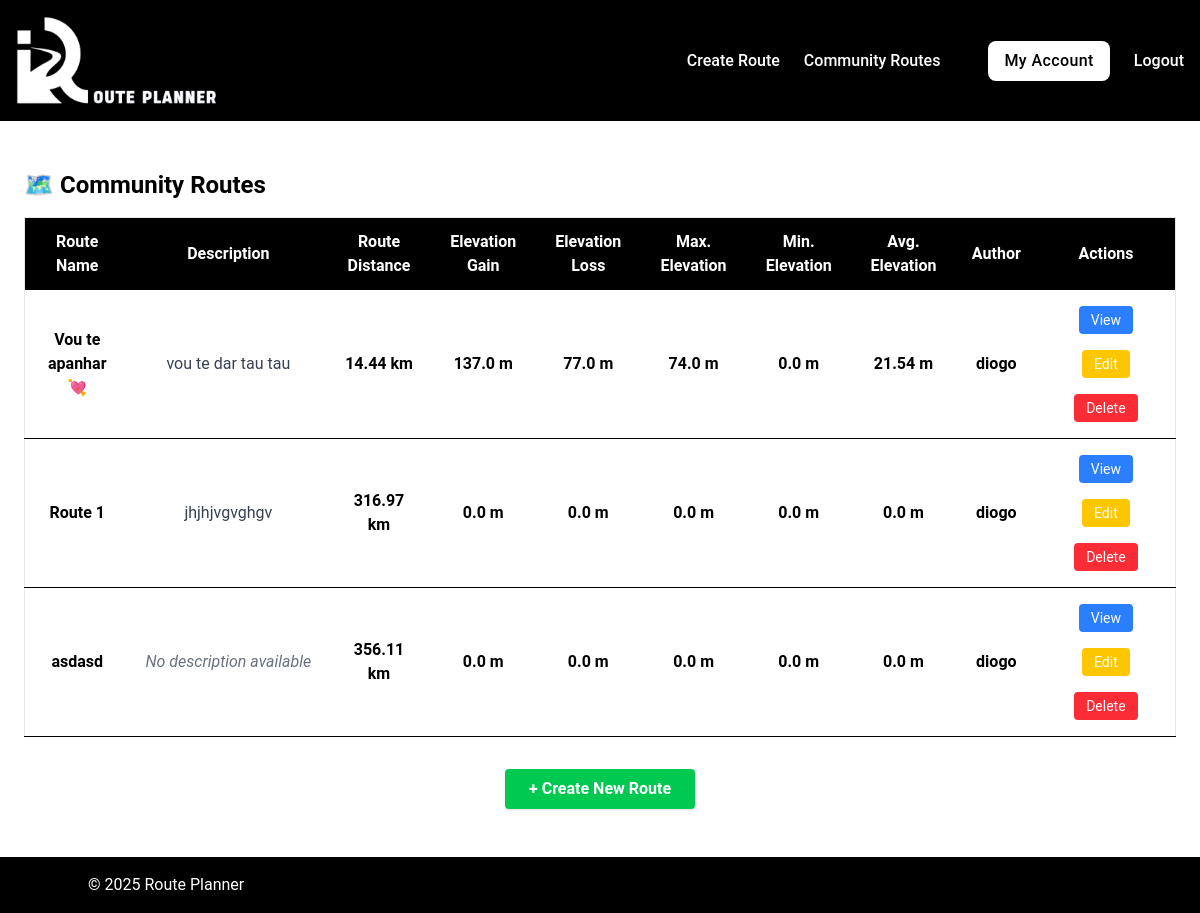
Page /routes (signed in) on the earlier database version.
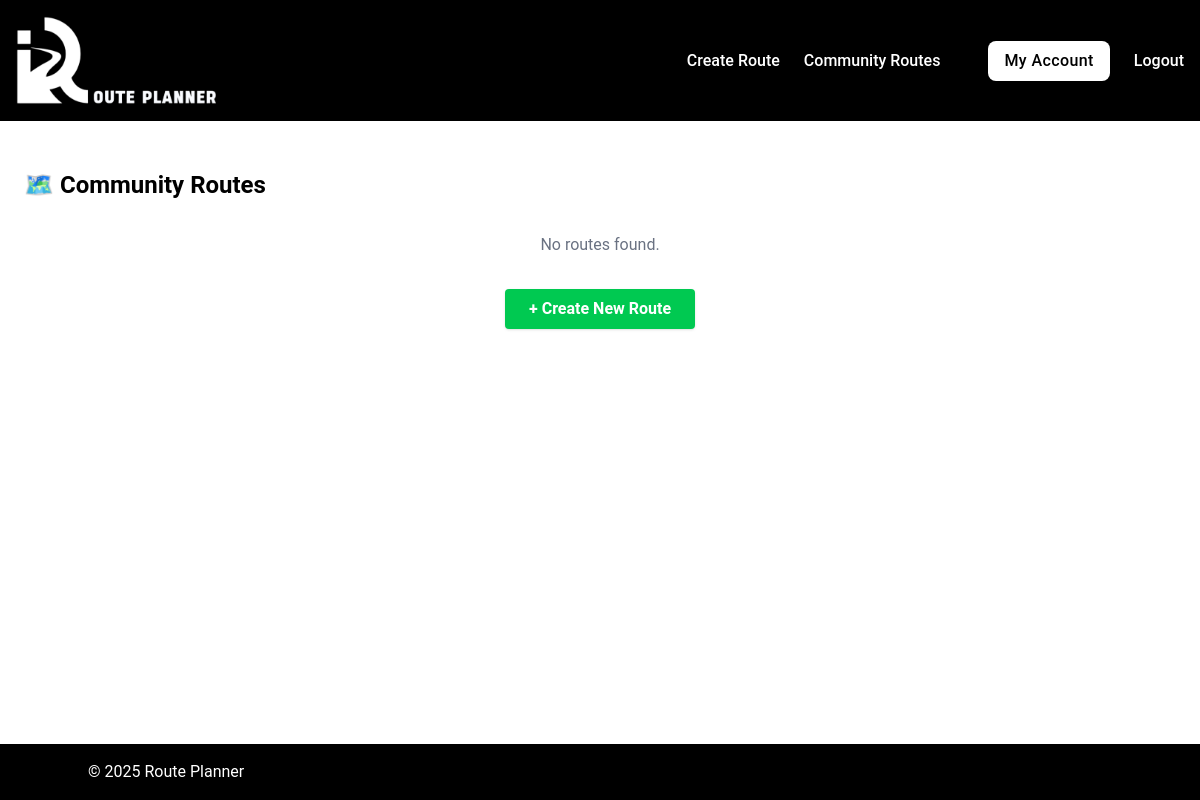
Same page on the later database version.
### tables this page shows
CREATE TABLE routes (
id INTEGER PRIMARY KEY,
user_id INTEGER NOT NULL,
name TEXT NOT NULL,
description TEXT,
coordinates TEXT NOT NULL, elevation_gain REAL DEFAULT 0, elevation_loss REAL DEFAULT 0, max_elevation REAL DEFAULT 0, min_elevation REAL DEFAULT 0, avg_elevation REAL DEFAULT 0, total_distance REAL DEFAULT 0, map_image_url TEXT,
FOREIGN KEY (user_id) REFERENCES users(id)
);

CREATE TABLE users (
id INTEGER PRIMARY KEY,
username TEXT NOT NULL UNIQUE,
email TEXT NOT NULL UNIQUE,
password TEXT NOT NULL
, profile_picture TEXT DEFAULT NULL);

### app.py (the view)
@app.route("/routes")
@login_required
def all_routes():
    routes = query_db("""
        SELECT routes.*, users.username, users.id
        FROM routes
        JOIN users ON routes.user_id = users.id
    """)
    user_id = session.get("user_id")
    return render_template(
        "routes/all_routes.html",
        routes = routes,
        user_id = user_id
        )

### helpers.py (called while the page is built)
def get_db():
    db = getattr(g, "_database", None)
    if db is None:
        db = g._database = sqlite3.connect(DATABASE)
        db.row_factory = sqlite3.Row # Allows accessing columns by name
    return db

def close_connection(exception):
    db = getattr(g, "_database", None)
    if db is not None:
        db.close()

def query_db(query, args = (), commit = False):
    connection = get_db()
    current = connection.cursor()
    current.execute(query, args)
    if commit:
        connection.commit()
    else:
        return current.fetchall()

def login_required(f):
    @wraps(f)
    def decorated_function(*args, **kwargs):
        if "user_id" not in session:
            flash("Please log in to access this page.", "error")
            return redirect("/login")
        return f(*args, **kwargs)
    return decorated_function

### templates/routes/all_routes.html (shortened to what this page needs)
{% extends "base.html" %}
{% block main %}
  <div class="max-w-7xl mx-auto my-[2%] p-6">
    <h2 class="text-2xl font-bold mb-4">
      🗺️ Community Routes
    </h2>
    {% if routes %}
      <div class="overflow-x-auto">
        <table class="min-w-full bg-white border border-gray-200">
          <thead class="bg-black text-white sticky top-0 z-10">
            <tr>
              <th class="py-3 px-4 text-center">Route Name</th>
              <th class="py-3 px-4 text-center">Description</th>
              <th class="py-3 px-4 text-center">Route Distance</th>
              <th class="py-3 px-4 text-center">Elevation Gain</th>
              <th class="py-3 px-4 text-center">Elevation Loss</th>
              <th class="py-3 px-4 text-center hidden sm:table-cell">Max. Elevation</th>
              <th class="py-3 px-4 text-center hidden sm:table-cell">Min. Elevation</th>
              <th class="py-3 px-4 text-center hidden md:table-cell">Avg. Elevation</th>
              <th class="py-3 px-4 text-center hidden sm:table-cell">Author</th>
              <th class="py-3 px-4 text-center">Actions</th>
            </tr>
          </thead>
          <tbody>
            {% for route in routes %}
              <tr class="border-b hover:bg-blue-50 text-center">
                <td class="py-2 px-4 font-semibold">{{ route.name }}</td>
                <td class="py-2 px-4 truncate max-w-xs text-gray-700">
                  {% if route.description %}
                    {{ route.description }}
                  {% else %}
                    <span class="text-gray-500 italic">No description available</span>
                  {% endif %}
                </td>
                <td class="py-2 px-4 font-semibold">{{ route.total_distance }} km</td>
                <td class="py-2 px-4 font-semibold">{{ route.elevation_gain }} m</td>
                <td class="py-2 px-4 font-semibold">{{ route.elevation_loss }} m</td>
                <td class="py-2 px-4 font-semibold hidden sm:table-cell">{{ route.max_elevation }} m</td>
                <td class="py-2 px-4 font-semibold hidden sm:table-cell">{{ route.min_elevation }} m</td>
                <td class="py-2 px-4 font-semibold hidden md:table-cell">{{ route.avg_elevation }} m</td>
                <td class="py-2 px-4 font-semibold hidden sm:table-cell">{{ route.username }}</td>
                <td class="py-2 px-4 space-x-2 text-center">
                  <a
                    class="inline-block bg-blue-500 hover:bg-blue-600 text-white px-3 py-1 rounded text-sm my-2 mx-2"
                    href="/route/{{ route.id }}">
                    View
                  </a>
                  {% if route.user_id == user_id %}
                    <a
                      class="inline-block bg-yellow-400 hover:bg-yellow-500 text-white px-3 py-1 rounded text-sm my-2 mx-2"
                      href="/route/{{ route.id }}/edit">
                      Edit
                    </a>
                    <a
                      class="inline-block bg-red-500 hover:bg-red-600 text-white px-3 py-1 rounded text-sm my-2 mx-2"
                      href="/route/{{ route.id }}/delete">
                      Delete
                    </a>
                  {% endif %}
                </td>
              </tr>
            {% endfor %}
          </tbody>
        </table>
      </div>
    {% else %}
      <p class="text-center text-gray-500 mt-8">
        No routes found.
      </p>
    {% endif %}
    <div class="mt-8 flex justify-center">
      <a
        class="bg-green-500 hover:bg-green-600 text-white font-bold py-2 px-6 rounded shadow"
        href="/">
        + Create New Route
      </a>
    </div>
  </div>
{% endblock %}

### templates/base.html (shortened to what this page needs)
<!DOCTYPE html>
<html lang="en" class="h-full">
  <head>
    {% block head %}
    <script src="https://cdn.jsdelivr.net/npm/@tailwindcss/browser@4"></script>
    <link rel="stylesheet" href="/static/css/styles.css" />
    {% endblock %}
  </head>
  <body class="flex flex-col min-h-full">
    <header class="bg-black text-white p-4 font-medium text-">
      <nav>
        <div class="hidden md:flex md:items-center">
          <a href="/" class="shrink-0 mr-8">
            <img
              class="w-50"
              src="/static/images/uploads/logo_2_no_background.png"
              alt="Route Planner logo"
            />
          </a>
          <ul class="flex items-center space-x-6 ml-auto">
            {% if session.get('user_id') %}
            <li><a href="/create" class="hover:underline">Create Route</a></li>
            <li>
              <a href="/routes" class="hover:underline">Community Routes</a>
            </li>
            <li>
              <a href="/profile">
                <button
                  class="bg-white text-black px-4 py-2 rounded-lg hover:bg-gray-100 cursor-pointer tracking-wide"
                >
                  My Account
                </button>
              </a>
            </li>
            <li><a href="/logout" class="hover:underline">Logout</a></li>
            {% endif %}
          </ul>
        </div>
      </nav>
    </header>
    <main class="flex-grow">
      {% block main %}{% endblock %}
    </main>
    <footer class="bg-black text-white p-4">
      <div class="container mx-auto">
        <p class="text-left">&copy; 2025 Route Planner</p>
      </div>
    </footer>
  </body>
</html>

### static/css/styles.css (style rules this page uses)
body { font-family: 'Roboto', -apple-system, BlinkMacSystemFont, 'Segoe UI', sans-serif; }

Differences in the rows shown:
removed routes: name "Vou te apanhar 💘", description "vou te dar tau tau", total_distance "14.44", elevation_gain "137.0", elevation_loss "77.0", max_elevation "74.0", min_elevation "0.0", avg_elevation "21.54", username "diogo"
removed routes: name "Route 1", description "jhjhjvgvghgv", total_distance "316.97", elevation_gain "0.0", elevation_loss "0.0", max_elevation "0.0", min_elevation "0.0", avg_elevation "0.0", username "diogo"
removed routes: name "asdasd", description "No description available", total_distance "356.11", elevation_gain "0.0", elevation_loss "0.0", max_elevation "0.0", min_elevation "0.0", avg_elevation "0.0", username "diogo"
Other differences:
text no longer shown: "Route Name Description Route Distance Elevation Gain Elevation Loss Max. Elevation Min. Elevation Avg. Elevation Author Actions"
text now shown: "No routes found."
